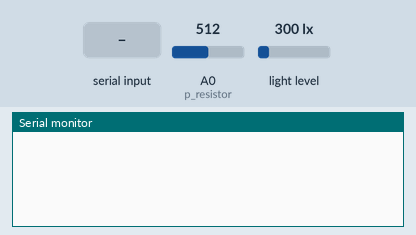
Recording of a sketch running on a simulated Arduino Uno, built with avr-gcc and run on an emulated ATmega328P. On the bench: the last lines printed to the serial monitor. The inputs (shaded band) are chosen by the test bench; at power-on: light level 300 lx, A0 (p_resistor) = 512.

Above: at 1.2 s.
1.3 s: "1" received over Serial
At 2.1 s:
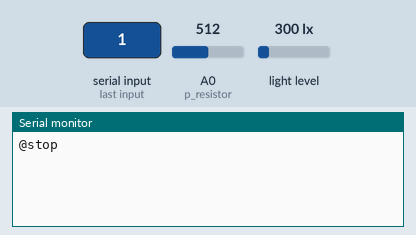
3.8 s: light level set to 1000 lx
At 5.1 s:
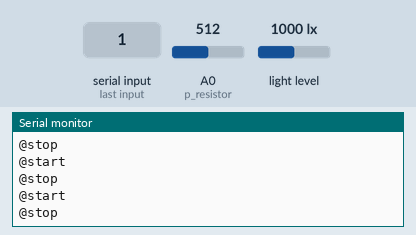
6.8 s: A0 (p_resistor) set to 716
At 8.1 s:
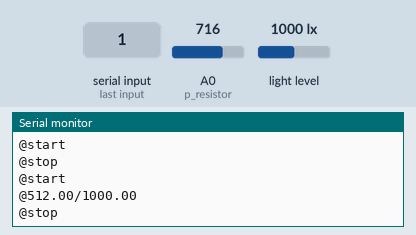
8.3 s: light level set to 1500 lx
At 9.7 s:
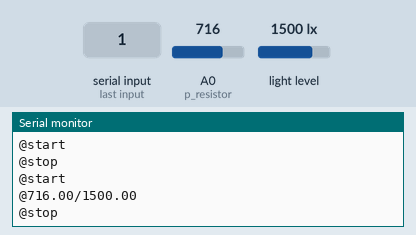
9.8 s: A0 (p_resistor) set to 306
At 11.1 s:
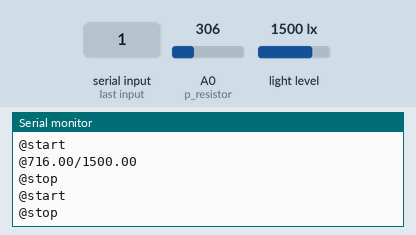

The sketch:

Arduino_scanners_.ino
```cpp
#include <BH1750.h>
#include <Wire.h>

BH1750 lightMeter(0x23);

#define p_resistor A0
String container = "";
String id = "@"; //중앙 컴퓨터로 가는 모든 실질적 데이터들은 시작값으로 'id'를 가진다.


void setup() {
  // put your setup code here, to run once:
  Serial.begin(9600);

  Wire.begin();
  if (!lightMeter.begin(BH1750::CONTINUOUS_HIGH_RES_MODE)){
      Serial.println(F("Error initialising BH1750"));
    }

  pinMode(p_resistor, INPUT);
}

void loop() {
  // put your main code here, to run repeatedly:

  if (Serial.available() >0){
    if(phase1_observer()){
      Serial.println(id + "stop");//컨베이어밸트로 stop명령 전송
      float content1 = phase1(); //센서값 측정
      Serial.println(id + "start"); //측정완료 후 밸트 다시 진행

      container = id + String(content1) + "/"; //container에 센서값 저장
    }

    if(phase2_observer()){
      Serial.println(id + "stop");//컨베이어밸트로 stop명령 전송
      float content2 = phase2();
      Serial.println(id + "start"); //측정완료 후 밸트 다시 진행

      container = container + String(content2);

      Serial.println(container); //디버깅 및 분석용 데이터 전송
    }

  }
}


bool phase1_observer(){
  float criterion = 500.0;
  bool state = false;
  float data = analogRead(p_resistor);
  if(data >criterion){state = true;}

  return state;
}
bool phase2_observer(){
  float criterion = 500.0;
  bool state = false;
  if (lightMeter.measurementReady()) {
    float lux = lightMeter.readLightLevel();
    if(lux > criterion){state = true;}
  }
  return state;
}

float phase1(){
  float current = 0.0;
  float cabinet[] = {0.0,0.0,0.0,0.0,0.0,0.0,0.0,0.0,0.0,0.0};
  float data_stream = analogRead(p_resistor);

  float max, min = cabinet[0];

  float criterion = 500.0;
  //센서 값 리스트에 할당
  for(int i=0; i<10; i++){
    cabinet[i] = data_stream;
    delay(100);
  }//배열 중 최대, 최소 분류
  for(int c=0; c<10; c++){
    if(cabinet[c] > max){max = cabinet[c];}
    else if(cabinet[c] < min){min = cabinet[c];}
  }
  //측정 최대값이 기준치 이상이면 해당 최대값을 현재값으로 지정하고 반환
  if(max > criterion){current = max;}
  return(current);
}


float phase2(){
  float current = 0.0;
  float cabinet[] = {0.0,0.0,0.0,0.0,0.0,0.0,0.0,0.0,0.0,0.0};
  float max, min = cabinet[0];
  float criterion = 500.0;

  if (lightMeter.measurementReady()) {
    float lux = lightMeter.readLightLevel();
    for(int i=0; i<10; i++){
      cabinet[i] = lux;
      delay(100);
      }//배열 중 최대, 최소 분류
    for(int c=0; c<10; c++){
      if(cabinet[c] > max){max = cabinet[c];}
      else if(cabinet[c] < min){min = cabinet[c];}
      }
    /** 모니터링
    Serial.print("Light: ");
    Serial.print(lux);
    Serial.println(" lx");
    */
  }
  if(max > criterion){current = max;}
  return(current);
}
```

Measured:
- after the input at 1.3 s, the serial monitor: prints a new line at once (image 1)
- after the input at 8.3 s, the serial monitor: prints a new line after 1.0 s (image 4)
